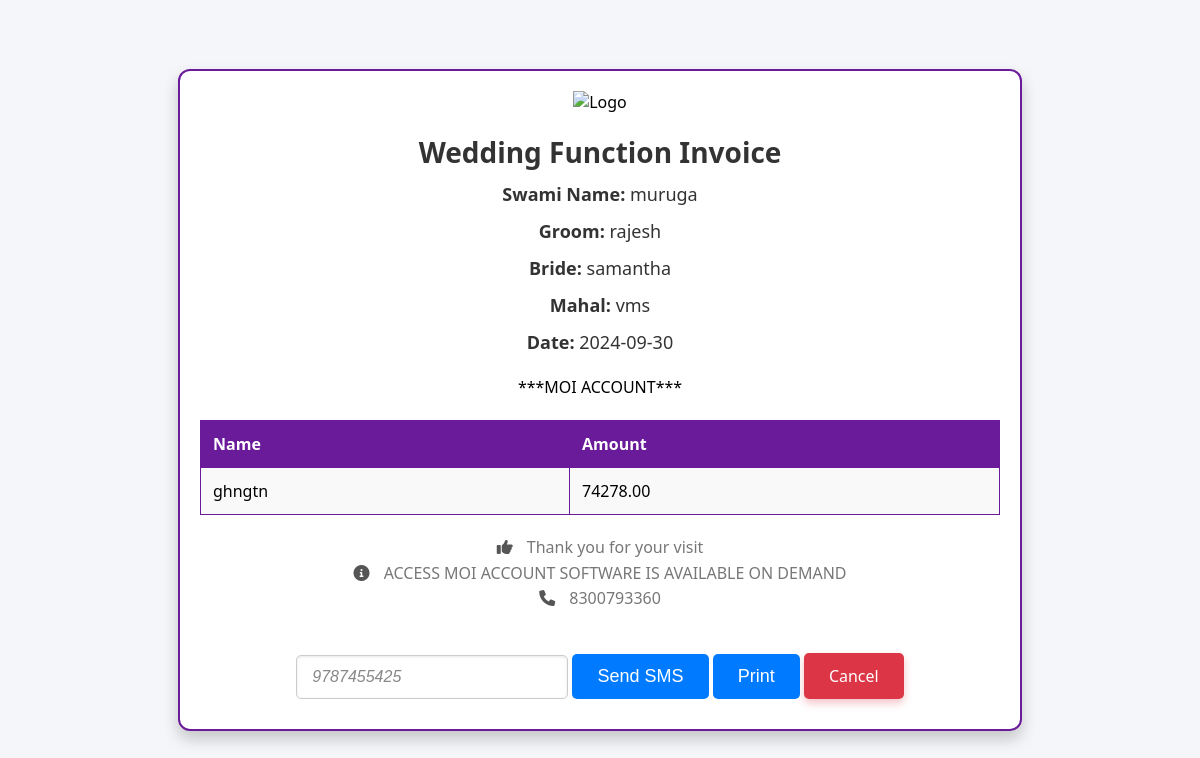
Screenshot of /addmoi_view.php?id=77 (signed in) with the database file from the repository.
### tables this page shows
CREATE TABLE `addmoi` (
  `id` int(11) NOT NULL,
  `swaminame` varchar(225) NOT NULL,
  `date` date NOT NULL DEFAULT current_timestamp(),
  `the_groom` varchar(225) NOT NULL,
  `the_bride` varchar(225) NOT NULL,
  `mahal` varchar(225) NOT NULL,
  `marriage_type` enum('the groom side','the bride side','','') DEFAULT NULL,
  `name` varchar(225) NOT NULL,
  `address` varchar(255) NOT NULL,
  `mobile` varchar(20) NOT NULL,
  `amount` decimal(10,2) NOT NULL
);

### addmoi_view.php (the view, shortened to what this page needs)
<?php
include('db.php');
if (isset($_GET['id']) && !empty($_GET['id'])) {
    $id = $con->real_escape_string($_GET['id']);
    $sql = "SELECT * FROM addmoi WHERE id='$id'";
    $result = $con->query($sql);
    if ($result && $result->num_rows > 0) {
        $row = $result->fetch_assoc();
        $swaminame = $row['swaminame'];
        $date = $row['date'];
        $the_groom = $row['the_groom'];
        $the_bride = $row['the_bride'];
        $mahal = $row['mahal'];
        $name = $row['name'];
        $amount = $row['amount'];
        $mobile = $row['mobile'];
    } else {
        echo "<p>Record not found.</p>";
        exit;
    }
} else {
    echo "<p>Invalid ID.</p>";
    exit;
}
?>
<!DOCTYPE html>
<html lang="en">
<head>
    <link rel="stylesheet" href="https://cdnjs.cloudflare.com/ajax/libs/font-awesome/6.0.0-beta3/css/all.min.css">
</head>
<body>
<div class="container">
    <div class="logo">
        <img src="https://c4.wallpaperflare.com/wallpaper/45/360/53/lord-shiva-hindu-gods-hinduism-india-hd-wallpaper-preview.jpg" alt="Logo">
    </div>
    <div class="header">
        Wedding Function Invoice
    </div>
    <div class="details">
        <p><strong>Swami Name:</strong> <?php echo htmlspecialchars($swaminame); ?></p>
        <p><strong>Groom:</strong> <?php echo htmlspecialchars($the_groom); ?></p>
        <p><strong>Bride:</strong> <?php echo htmlspecialchars($the_bride); ?></p>
        <p><strong>Mahal:</strong> <?php echo htmlspecialchars($mahal); ?></p>
        <p><strong>Date:</strong> <?php echo htmlspecialchars($date); ?></p>
    </div>
    <div class="account-info">***MOI ACCOUNT***</div>
    <br>
    <div class="table-container">
        <table>
            <tr>
                <th>Name</th>
                <th>Amount</th>
            </tr>
            <tr>
                <td><?php echo htmlspecialchars($name); ?></td>
                <td><?php echo htmlspecialchars($amount); ?></td>
            </tr>
        </table>
    </div>
    <div class="footer">
        <i class="fas fa-thumbs-up"></i> Thank you for your visit
        <br><i class="fas fa-info-circle"></i> ACCESS MOI ACCOUNT SOFTWARE IS AVAILABLE ON DEMAND
        <br><i class="fa fa-phone" aria-hidden="true"></i> 8300793360
    </div>
    <br>
    <input type="text" id="phone" placeholder="<?php echo htmlspecialchars($mobile); ?>" />
    <button class="sms-button" onclick="sendSms()">Send SMS</button>
    <button class="print-button" onclick="print_invoice()">Print</button>
    <a href="addmoidisplay.php" class="cancel-btn">Cancel</a>
</div>
</body>
</html>

### addmoi_view.php (style rules this page uses)
body { font-family: 'Segoe UI', Tahoma, Geneva, Verdana, sans-serif; background-color: #f4f6f9; margin: 0; padding: 0; display: flex; justify-content: center; align-items: center; height: 100vh; }
.container { width: 80%; max-width: 800px; padding: 20px; background-color: #ffffff; border: 2px solid #6a1b9a; border-radius: 12px; box-shadow: 0 8px 16px rgba(0, 0, 0, 0.2); text-align: center; margin: auto; position: relative; }
.logo { margin-bottom: 20px; }
.logo img { max-width: 150px; height: auto; }
.header { font-size: 28px; font-weight: 700; color: #333; margin-bottom: 10px; }
.details { margin-bottom: 20px; font-size: 18px; color: #333; text-align: center; line-height: 1.5; }
.details p { margin: 10px 0; }
.table-container { margin-bottom: 20px; width: 100%; overflow-x: auto; }
table { width: 100%; border-collapse: collapse; margin: 0 auto; }
th, td { border: 1px solid #6a1b9a; padding: 12px; text-align: left; font-size: 16px; }
th { background-color: #6a1b9a; color: #ffffff; font-weight: 700; }
tr:nth-child(even) { background-color: #f9f9f9; }
.footer { font-size: 16px; color: #777; margin-top: 20px; text-align: center; line-height: 1.6; }
.footer i { margin-right: 10px; color: #555; }
button { background-color: #007bff; color: white; border: none; padding: 12px 25px; border-radius: 5px; font-size: 18px; cursor: pointer; margin-top: 20px; position: relative; }
.print-button { display: inline-block; }
.cancel-btn { background: #dc3545; color: white; padding: 12px 25px; border-radius: 5px; text-decoration: none; box-shadow: 0 4px 8px rgba(220, 53, 69, 0.3); }
#phone { width: 30%; padding: 12px 15px; font-size: 16px; border: 1px solid #ccc; border-radius: 5px; box-shadow: inset 0 1px 3px rgba(0, 0, 0, 0.1); margin: 10px 0; transition: border-color 0.3s ease, box-shadow 0.3s ease; }
#phone::placeholder { color: #888; font-style: italic; }

### rows the page displays
addmoi: swaminame "muruga", the_groom "rajesh", the_bride "samantha", mahal "vms", date "2024-09-30", name "ghngtn", amount "74278.00", mobile "9787455425"
